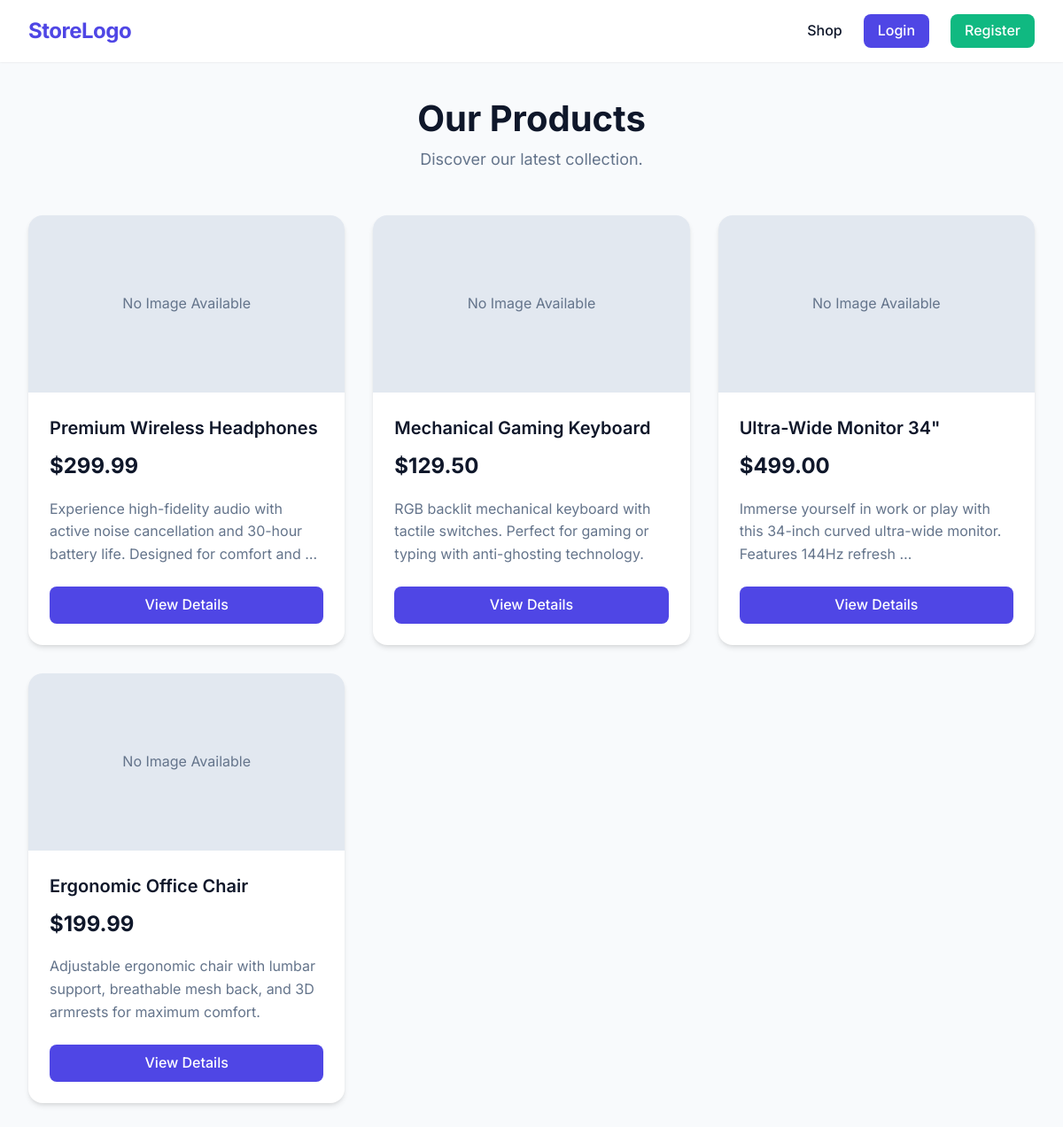
The page / on the database its author committed.
### store/models.py (models this page shows, shortened)
class Product(models.Model):
    name = models.CharField(max_length=200)
    description = models.TextField()
    price = models.DecimalField(max_digits=10, decimal_places=2)
    stock = models.PositiveIntegerField(default=1)
    image = models.ImageField(upload_to='products/', blank=True, null=True)
    created_at = models.DateTimeField(auto_now_add=True)

### store/views.py (the view)
# urls.py: path('', views.home, name='home'),
def home(request):
    products = Product.objects.all()
    return render(request, 'store/product_list.html', {'products': products})

### templates/store/product_list.html
{% extends 'base.html' %}
{% load static %}
{% block content %}
<div class="pricing-header" style="text-align: center; margin-bottom: 3rem;">
    <h1 style="font-size: 2.5rem; font-weight: 700; color: var(--text-main);">Our Products</h1>
    <p style="color: var(--text-muted); font-size: 1.125rem;">Discover our latest collection.</p>
</div>
<div class="grid">
    {% for product in products %}
    <div class="card">
        {% if product.image %}
            <img src="{{ product.image.url }}" alt="{{ product.name }}" class="card-img">
        {% else %}
            <div class="card-img-placeholder">No Image Available</div>
        {% endif %}
        <div class="card-body">
            <h3 class="card-title">{{ product.name }}</h3>
            <div class="card-price">${{ product.price }}</div>
            <p class="card-text">{{ product.description|truncatewords:15 }}</p>
            <a href="{% url 'product_detail' product.pk %}" class="btn btn-primary" style="width: 100%;">View Details</a>
        </div>
    </div>
    {% empty %}
    <p style="grid-column: 1 / -1; text-align: center; font-size: 1.25rem; color: var(--text-muted);">No products found.</p>
    {% endfor %}
</div>
{% endblock %}

### templates/base.html (shortened to what this page needs)
<!DOCTYPE html>
<html lang="en">
<head>
    {% load static %}
    <link rel="stylesheet" href="{% static 'css/style.css' %}">
</head>
<body>
    <header>
        <nav class="navbar">
            <a href="{% url 'home' %}" class="nav-brand">StoreLogo</a>
            <div class="nav-links">
                <a href="{% url 'home' %}" class="nav-item">Shop</a>
                {% if user.is_authenticated %}
                <a href="{% url 'cart_detail' %}" class="nav-item"
                    style="display:flex; align-items:center; gap:0.5rem;">
                    <svg xmlns="http://www.w3.org/2000/svg" width="20" height="20" fill="currentColor"
                        viewBox="0 0 16 16">
                        <path
                            d="M0 1.5A.5.5 0 0 1 .5 1H2a.5.5 0 0 1 .485.379L2.89 3H14.5a.5.5 0 0 1 .491.592l-1.5 8A.5.5 0 0 1 13 12H4a.5.5 0 0 1-.491-.408L2.01 3.607 1.61 2H.5a.5.5 0 0 1-.5-.5zM3.102 4l1.313 7h8.17l1.313-7H3.102zM5 12a2 2 0 1 0 0 4 2 2 0 0 0 0-4zm7 0a2 2 0 1 0 0 4 2 2 0 0 0 0-4zm-7 1a1 1 0 1 1 0 2 1 1 0 0 1 0-2zm7 0a1 1 0 1 1 0 2 1 1 0 0 1 0-2z" />
                    </svg>
                    Cart
                </a>
                <a href="{% url 'order_list' %}" class="nav-item">My Orders</a>
                <a href="{% url 'logout' %}" class="nav-item btn btn-danger"
                    style="color:white; padding: 0.4rem 1rem;">Logout</a>
                {% else %}
                <a href="{% url 'login' %}" class="nav-item btn btn-primary"
                    style="color:white; padding: 0.4rem 1rem;">Login</a>
                <a href="{% url 'register' %}" class="nav-item btn btn-secondary"
                    style="color:white; padding: 0.4rem 1rem;">Register</a>
                {% endif %}
            </div>
        </nav>
    </header>
    <main class="container">
        {% block content %}
        {% endblock content %}
    </main>
</body>
</html>

### static/css/style.css (style rules this page uses)
:root { --primary: #4F46E5; --primary-hover: #4338CA; --secondary: #10B981; --bg-color: #F8FAFC; --surface: #FFFFFF; --text-main: #0F172A; --text-muted: #64748B; --border-color: #E2E8F0; --radius-sm: 4px; --radius-md: 8px; --radius-lg: 16px; --shadow-sm: 0 1px 2px 0 rgba(0, 0, 0, 0.05); --shadow-md: 0 4px 6px -1px rgba(0, 0, 0, 0.1), 0 2px 4px -1px rgba(0, 0, 0, 0.06); --shadow-lg: 0 10px 15px -3px rgba(0, 0, 0, 0.1), 0 4px 6px -2px rgba(0, 0, 0, 0.05); }
* { margin: 0; padding: 0; box-sizing: border-box; font-family: 'Inter', sans-serif; }
body { background-color: var(--bg-color); color: var(--text-main); line-height: 1.6; }
a { text-decoration: none; color: var(--primary); transition: color 0.3s ease; }
header { background-color: var(--surface); box-shadow: var(--shadow-sm); position: sticky; top: 0; z-index: 50; }
.navbar { display: flex; justify-content: space-between; align-items: center; max-width: 1200px; margin: 0 auto; padding: 1rem 2rem; }
.nav-brand { font-size: 1.5rem; font-weight: 700; color: var(--primary); letter-spacing: -0.5px; }
.nav-links { display: flex; gap: 1.5rem; align-items: center; }
.nav-item { color: var(--text-main); font-weight: 500; }
.btn { display: inline-block; padding: 0.5rem 1rem; border-radius: var(--radius-md); font-weight: 500; text-align: center; cursor: pointer; transition: all 0.3s ease; border: none; }
.btn-primary { background-color: var(--primary); color: white; }
.btn-secondary { background-color: var(--secondary); color: white; }
.container { max-width: 1200px; margin: 2rem auto; padding: 0 2rem; }
.grid { display: grid; grid-template-columns: repeat(auto-fill, minmax(280px, 1fr)); gap: 2rem; }
.card { background: var(--surface); border-radius: var(--radius-lg); box-shadow: var(--shadow-md); overflow: hidden; transition: transform 0.3s ease, box-shadow 0.3s ease; }
.card-img-placeholder { width: 100%; height: 200px; background-color: var(--border-color); display: flex; align-items: center; justify-content: center; color: var(--text-muted); }
.card-body { padding: 1.5rem; }
.card-title { font-size: 1.25rem; font-weight: 600; margin-bottom: 0.5rem; }
.card-price { font-size: 1.5rem; font-weight: 700; color: var(--text-main); margin-bottom: 1rem; }
.card-text { color: var(--text-muted); margin-bottom: 1.5rem; }

### rows shown on the page
Product: image "No Image Available", name "Premium Wireless Headphones", price "299.99", description "Experience high-fidelity audio with active noise cancellation and 30-hour battery life. Designed for comfort and …"
Product: image "No Image Available", name "Mechanical Gaming Keyboard", price "129.50", description "RGB backlit mechanical keyboard with tactile switches. Perfect for gaming or typing with anti-ghosting technology."
Product: image "No Image Available", name "Ultra-Wide Monitor 34\"", price "499.00", description "Immerse yourself in work or play with this 34-inch curved ultra-wide monitor. Features 144Hz refresh …"
Product: image "No Image Available", name "Ergonomic Office Chair", price "199.99", description "Adjustable ergonomic chair with lumbar support, breathable mesh back, and 3D armrests for maximum comfort."
